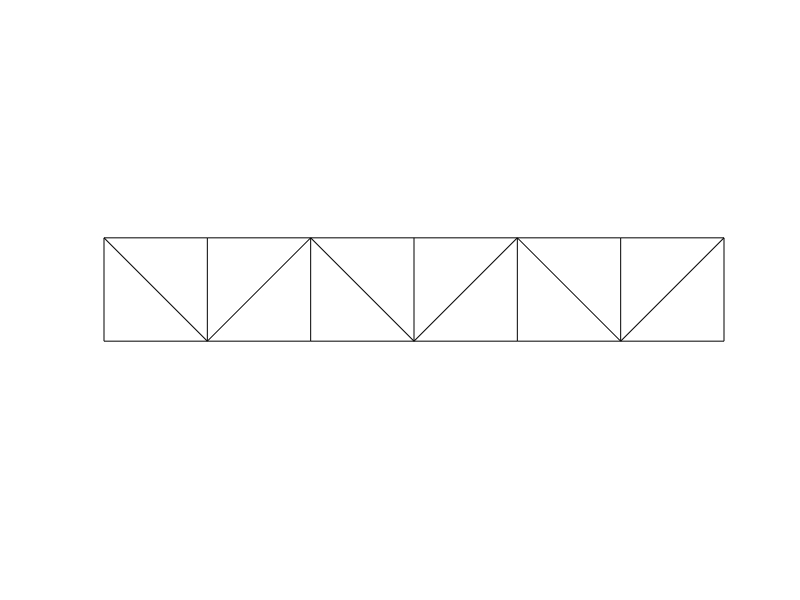

This figure's MATLAB source:
function grafica_puente

%   Dibujo estructura del puente
% -----------------------------------------------------------
%   Copyright (c) 2018-2019, Laura Gomez Alvarez 
%   University of Almeria
%
%   This program is free software: you can redistribute it and/or modify
%   it under the terms of the GNU General Public License as published by
%   the Free Software Foundation, either version 3 of the License, or
%   (at your option) any later version.
% -----------------------------------------------------------

%   BARRAS HORIZONTALES Y VERTICALES 
%   Cuadrado 1
x1=[0.5, 0.5, 1, 1, 0.5];
y1=[0.5, 1, 1, 0.5, 0.5];
plot(x1,y1,'k');
hold on;

%   Cuadrado 2
x2=[1, 1.5, 1.5, 1];
y=[1, 1, 0.5, 0.5];
plot(x2,y,'k');
hold on;

%   Cuadrado 3
x3=[1.5, 2, 2, 1.5];
plot(x3,y,'k');
hold on;

%   Cuadrado 4
x4=[2, 2.5, 2.5, 2];
plot(x4,y,'k');
hold on;

%   Cuadrado 5
x5=[2.5, 3, 3, 2.5];
plot(x5,y,'k');
hold on;

%   Cuadrado 6
x6=[3, 3.5, 3.5, 3];
plot(x6,y,'k');
hold on;

%   Barras diagonales

x7=[0.5, 1];
y7=[1, 0.5];
plot(x7,y7,'k');
hold on;

x8=[1, 1.5];
y8=[0.5, 1];
plot(x8,y8,'k');
hold on;

x9=[1.5, 2];
y9=[1, 0.5];
plot(x9,y9,'k');
hold on;

x10=[2, 2.5];
y10=[0.5, 1];
plot(x10,y10,'k');
hold on;

x11=[2.5, 3];
y11=[1, 0.5];
plot(x11,y11,'k');
hold on;

x12=[3, 3.5];
y12=[0.5, 1];
plot(x12,y12,'k');
hold on;
axis equal off;
end




